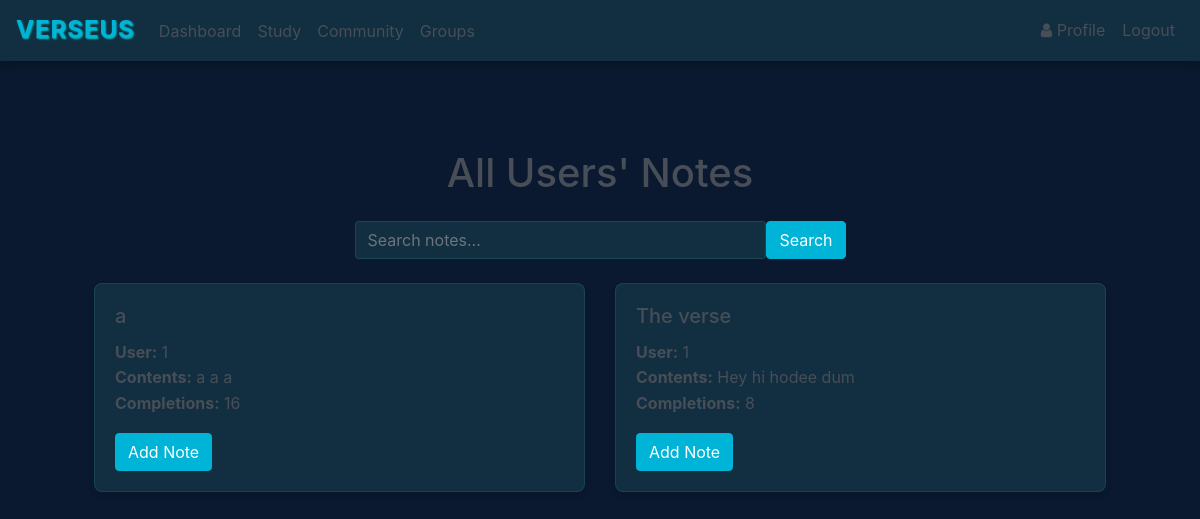
Page /community (signed in) on the earlier database version.
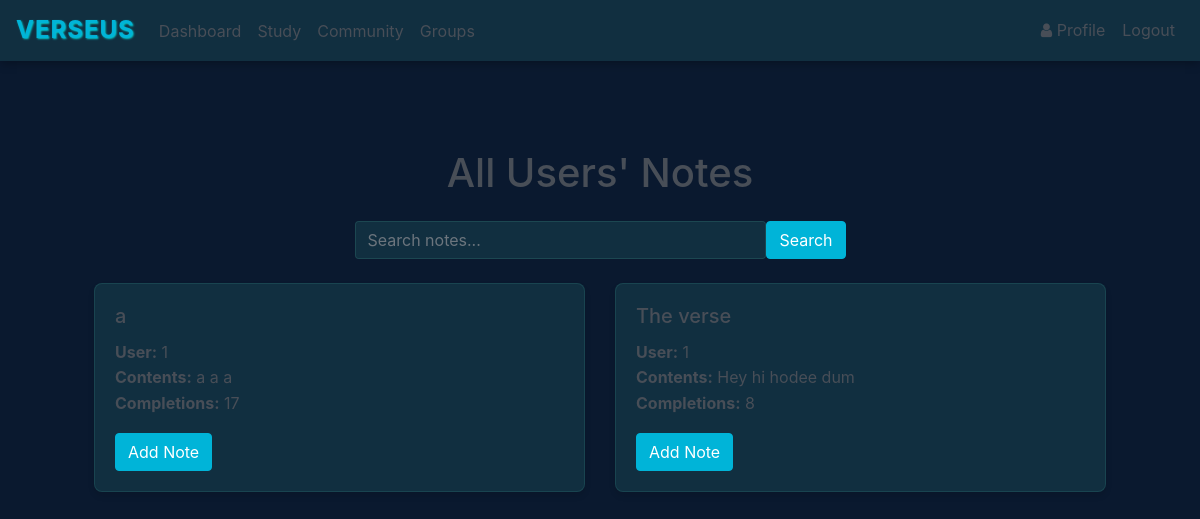
Same page on the later database version.
### website/models.py (models this page shows)
class Note(db.Model):
    id = db.Column(db.Integer, primary_key=True)
    title = db.Column(db.String(100), default="Untitled Verse")
    data = db.Column(db.String(500))
    date = db.Column(db.DateTime(timezone=True), default=func.now())
    user_id = db.Column(db.Integer, db.ForeignKey('user.id'))
    data_blanked = db.Column(db.String(500))
    ref = db.Column(JSON)
    word_blank_positions = db.Column(JSON)
    completions = db.Column(db.Integer, default=0)

### website/views.py (the view, shortened to what this page needs)
@views.route('/community')
@login_required
def all_notes():
    search_query = request.args.get('search', '')
    query = Note.query.join(User)
    notes = query.order_by(Note.date.desc()).all()
    return render_template("all_notes.html",
                         user=current_user,
                         notes=notes,
                         search_query=search_query)

### website/templates/all_notes.html (shortened to what this page needs)
{% extends "base.html" %}
{% block content %}
<div class="container mt-4">
    <h1 class="text-center mb-4">All Users' Notes</h1>
    <div class="row mb-4">
        <div class="col-md-6 mx-auto">
            <form method="GET" action="{{ url_for('views.all_notes') }}" class="d-flex">
                <input type="text" name="search" class="form-control me-2" placeholder="Search notes..."
                    value="{{ search_query }}">
                <button type="submit" class="btn btn-primary">Search</button>
            </form>
        </div>
    </div>
    <div class="row">
        {% for note in notes %}
        <div class="col-md-6 mb-4">
            <div class="card">
                <div class="card-body">
                    <h5 class="card-title">{{ note.title }}</h5>
                    <p class="card-text">
                        <strong>User:</strong> {{ note.user_id }}<br>
                        <strong>Contents:</strong> {{ note.data }}<br>
                        <strong>Completions:</strong> {{ note.completions }}
                    </p>
                    <a href="{{ url_for('views.add_note', note_id=note.id, title=note.title, data=note.data, ref=note.ref) }}"
                        class="btn btn-primary">Add Note</a>
                </div>
            </div>
        </div>
        {% endfor %}
    </div>
</div>
{% endblock %}

Differences in the rows shown:
changed Note (number 1 of 2 on the later page): completions "16" → "17"
